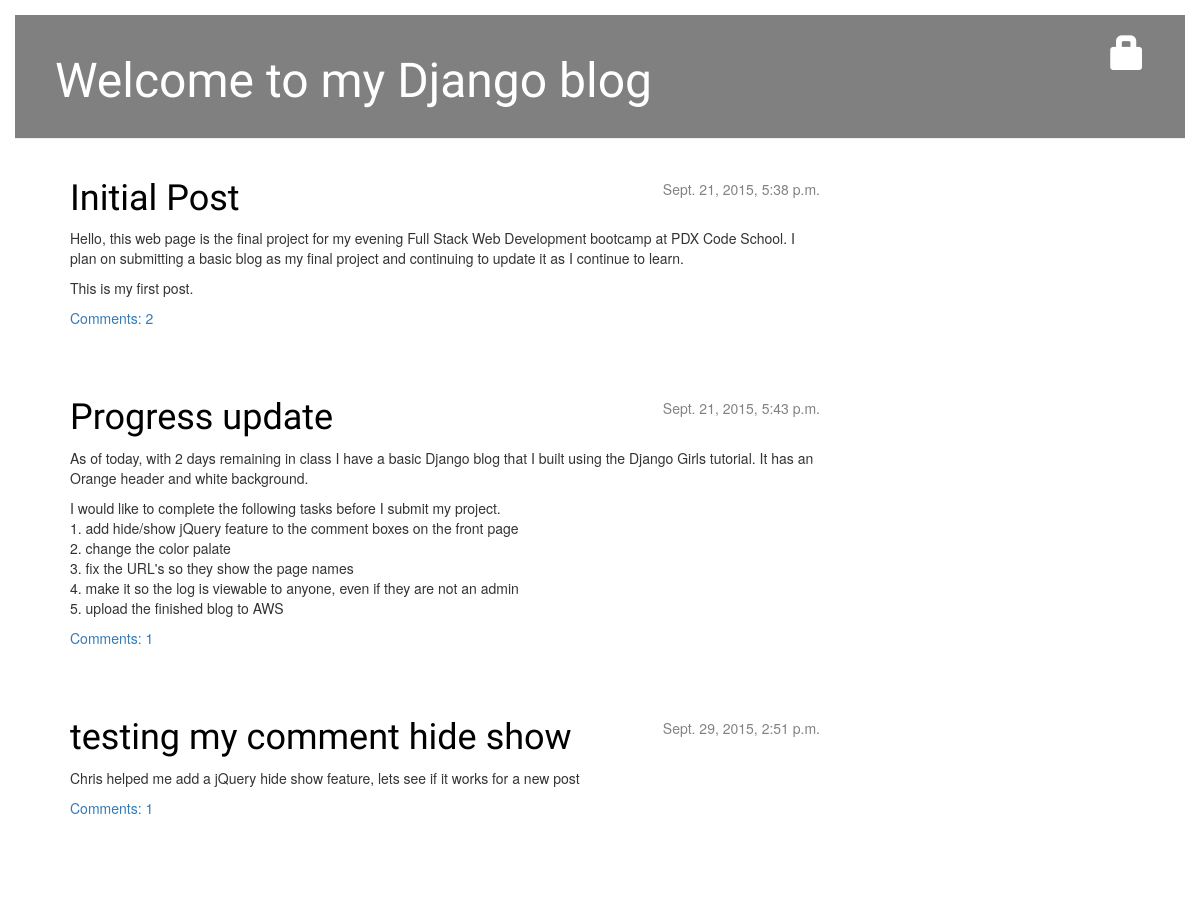
Before: / with the older database file.
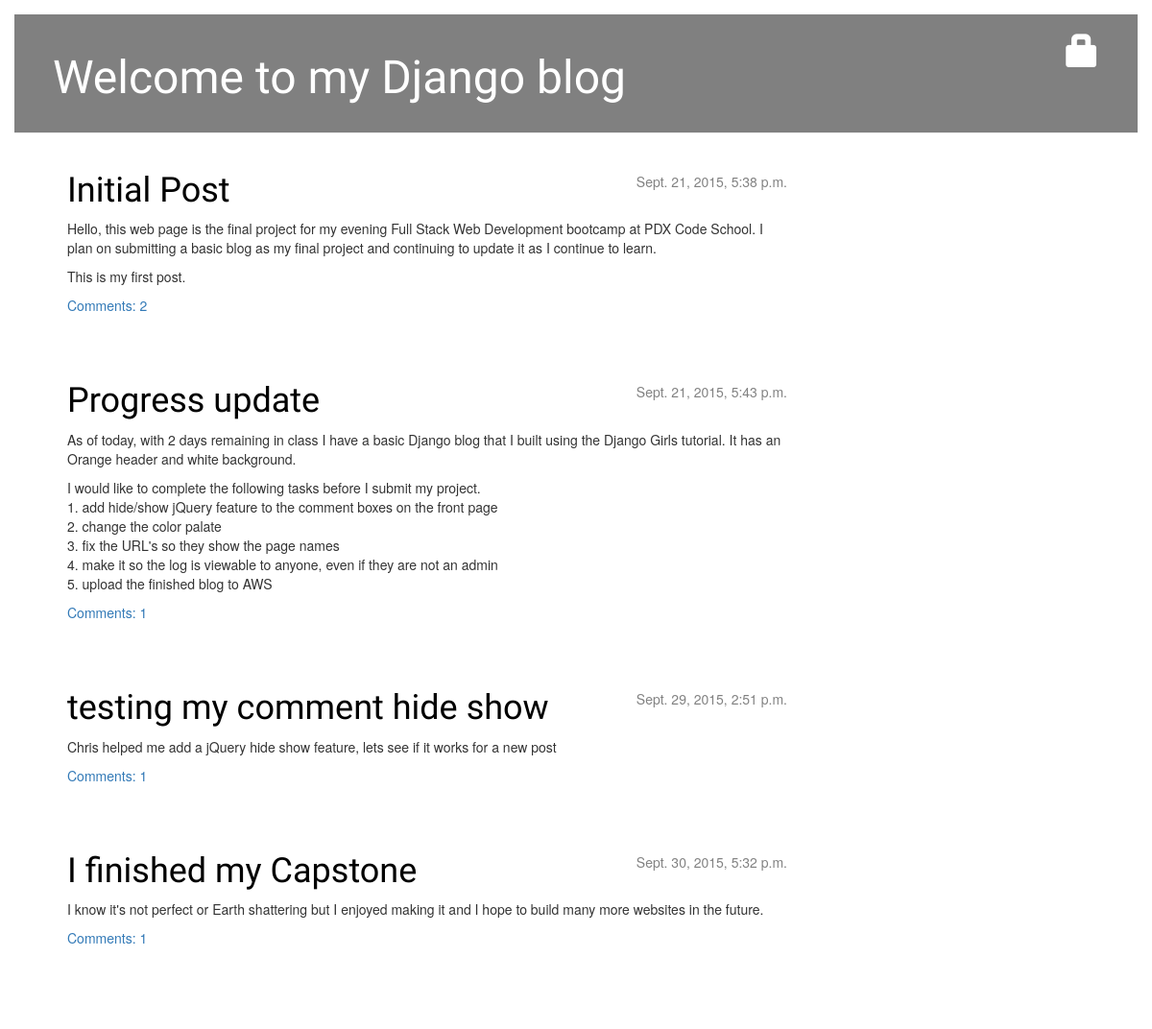
After: the same page with the newer database file.
### blog/models.py (models this page shows, shortened)
class Post(models.Model):
    author = models.ForeignKey('auth.User')
    title = models.CharField(max_length=200)
    text = models.TextField()
    created_date = models.DateTimeField(
            default=timezone.now)
    published_date = models.DateTimeField(
            blank=True, null=True)
    def approved_comments(self):
        return self.comments.filter(approved_comment=True)

### blog/views.py (the view)
# urls.py: url(r'^$', views.post_list, name='post_list'),
def post_list(request):
    posts = Post.objects.filter(published_date__lte=timezone.now()).order_by('published_date')
    return render(request, 'blog/post_list.html', {'posts': posts})

### blog/templates/blog/post_list.html (shortened to what this page needs)
{% extends "blog/base.html" %}
{% block content %}
    {% for post in posts %}
        <div class="post">
            <div class="date">
                {{ post.published_date }}
            </div>
           <h1><a href="{% url "blog.views.post_detail" pk=post.pk %}">{{ post.title }}</a></h1>
            <p>{{ post.text|linebreaks }}</p>
           <a class="commentlink" id = "commentlink{{forloop.counter}}"   href="#">Comments: {{ post.approved_comments.count }}</a>
        </div>
    {% endfor %}
{% endblock content %}

Changed rows visible on the page:
added Post: published_date "Sept. 30, 2015, 5:32 p.m.", title "I finished my Capstone", text "I know it's not perfect or Earth shattering but I enjoyed making it and I hope to build many more websites in the future.", approved_comments.count "1"
